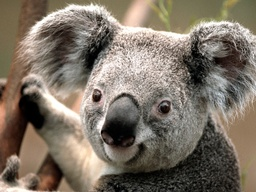
#> input picture Input/Koala.jpg, 256 x 192 px, shrunk from 1024 x 768 before the run
$ python KMEANS.py Input/Koala.jpg 3
#> lines starting #> are read from the running program, lines starting #| are printed output that depends on the picture

import cv2
import random
import math
import sys
import os


imgpath = sys.argv[1]
img = cv2.imread(imgpath)
#> img is the input picture: shape (192, 256, 3); mean B, G, R 101.9, 114.8, 125.3
k=int(sys.argv[2])
km = []
updater = []
new = []

x=len(img[0])
#> x = 256
y=len(img)
#> y = 192

for i in range(k):
    t = [random.randint(0,255) for x in range(3)]
    km.append(t)
    t1= [0 for itr in range(3)]
    updater.append(t1)
#> this loop made 3 passes
#> t on passes 1 to 3: [197, 215, 20], [132, 248, 207], [155, 244, 183]
#> after the loop, km = [[197, 215, 20], [132, 248, 207], [155, 244, 183]]; updater = [[0, 0, 0], [0, 0, 0], [0, 0, 0]]

for i in range(y):
    t = [0 for j in range(x)]
    new.append(t)

count = [0 for i in range(k)]
#> count = [0, 0, 0]

dist = 0
min_pos = 0

#------------Compression-----------------
for i in range(y):
    for j in range(x):
        min_dist = -1
        for k_ptr in range(k):
            r = km[k_ptr][0] - img[i][j][0]
            g = km[k_ptr][1] - img[i][j][1]
            b = km[k_ptr][2] - img[i][j][2]
            dist = math.sqrt(math.pow(r,2)+math.pow(g,2)+math.pow(b,2))
            if (min_dist == -1 or dist < min_dist):
                min_dist = dist
                min_pos = k_ptr

        new[i][j] = min_pos
        updater[min_pos][0] += img[i][j][0]
        updater[min_pos][1] += img[i][j][1]
        updater[min_pos][2] += img[i][j][2]
        count[min_pos] = count[min_pos] + 1
#> after the loop, count = [16302, 576, 32274]; min_pos = 2; new = 192 items; updater = [[716292, 829290, 922479], [88207, 105470, 128345], [4202486, 4705752, 5108505]]

#-------Updating means--------------
for i in range(k):
        for col in range(3):
            if count[i] != 0:
                km[i][col] = updater[i][col]/count[i]
#> after the loop, km = [[43.94, 50.87, 56.59], [153.1, 183.1, 222.8], [130.2, 145.8, 158.3]]

#-------Creating new image---------
for i in range(y):
    for j in range(x):
        for c in range(3):
            img[i][j][c] = km[new[i][j]][c]
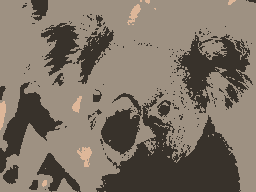
#> img: shape (192, 256, 3); mean B, G, R 101.4, 113.9, 124.9


cv2.imwrite("k="+str(k)+".jpg", img)

print("Completed")
